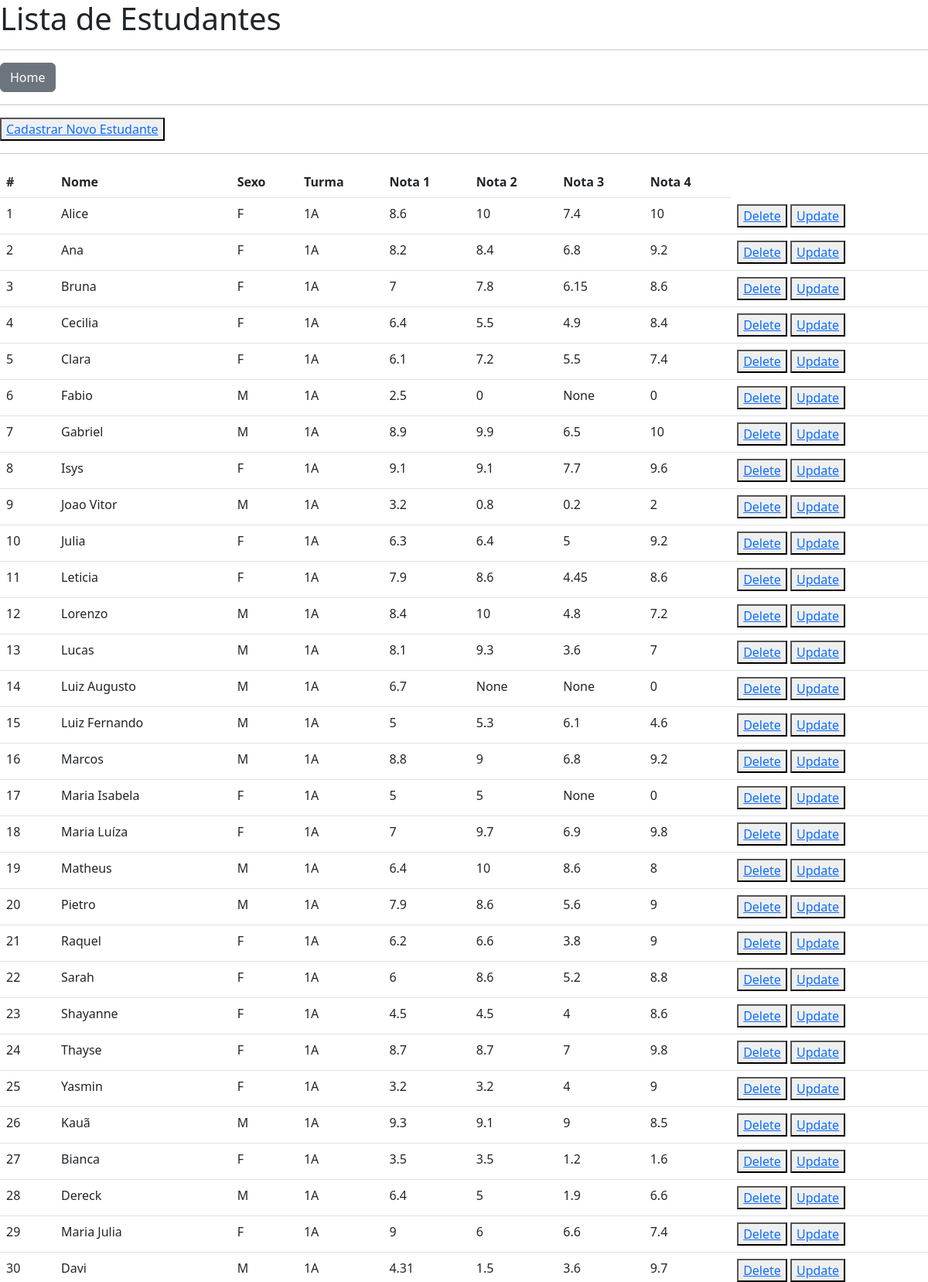
/estudantes (upper part), run on the app's committed database.
### models/tables.py (models this page shows, shortened)
class Estudante(db.Model):
    __tablename__ = "alunos"
    id = sa.Column(sa.Integer, primary_key=True, autoincrement=True)
    nome = sa.Column(sa.String(50))
    sexo = sa.Column(sa.String(1)) # F ou M
    turma = sa.Column(sa.String(2)) # Exemplo: 6A
    nt1 = sa.Column(sa.Integer)
    nt2 = sa.Column(sa.Integer)
    nt3 = sa.Column(sa.Integer)
    nt4 = sa.Column(sa.Integer)

### models/controles.py (the view)
@ct.route("/estudantes")
def lista_estudantes():
  lista_estudantes = Estudante.query.all()
  return render_template('lista_estudantes.html', estuds=lista_estudantes)

### blueprints/templates/lista_estudantes.html (shortened to what this page needs)
<!DOCTYPE html>
<html lang="pt-br">
    <head>
        <link href="https://cdn.jsdelivr.net/npm/bootstrap@5.2.3/dist/css/bootstrap.min.css" rel="stylesheet">
    </head>
    <body>
        <h1>Lista de Estudantes</h1>
        <hr>
        <a href="http://127.0.0.1:5000/"><button type="button" class="btn btn-secondary">Home</button></a>
        <hr>
        <div class="buttons">
            <button><a href="/cadastrar_estudante">Cadastrar Novo Estudante</a> </button>
        </div>
        <hr>
        <table class="table">
            <thead class="thead-dark">
                <tr>
                  <th scope="col">#</th>
                  <th scope="col">Nome</th>
                  <th scope="col">Sexo</th>
                  <th scope="col">Turma</th>
                  <th scope="col">Nota 1</th>
                  <th scope="col">Nota 2</th>
                  <th scope="col">Nota 3</th>
                  <th scope="col">Nota 4</th>
                </tr>
              </thead>
              <tbody>
            {% for e in estuds %}
            <tr>
                <td scope="row">{{ loop.index }}</td>
                <td>{{ e.nome }}</td>
                <td>{{ e.sexo }}</td>
                <td>{{ e.turma }}</td>
                <td>{{ e.nt1 }}</td>
                <td>{{ e.nt2 }}</td>
                <td>{{ e.nt3 }}</td>
                <td>{{ e.nt4 }}</td>
                <td><div class="buttons">
                    <button><a href="/delete/{{e.id}}">Delete</a> </button>
                    <button><a href="/update_estudante/{{e.id}}">Update</a> </button>
                </div></td>
            </tr>
            {% endfor %}
            </tbody>
        </table>
    </body>

### data on the page
Estudante: nome "Alice", sexo "F", turma "1A", nt1 "8.6", nt2 "10", nt3 "7.4", nt4 "10"
Estudante: nome "Ana", sexo "F", turma "1A", nt1 "8.2", nt2 "8.4", nt3 "6.8", nt4 "9.2"
Estudante: nome "Bruna", sexo "F", turma "1A", nt1 "7", nt2 "7.8", nt3 "6.15", nt4 "8.6"
Estudante: nome "Cecilia", sexo "F", turma "1A", nt1 "6.4", nt2 "5.5", nt3 "4.9", nt4 "8.4"
Estudante: nome "Clara", sexo "F", turma "1A", nt1 "6.1", nt2 "7.2", nt3 "5.5", nt4 "7.4"
Estudante: nome "Fabio", sexo "M", turma "1A", nt1 "2.5", nt2 "0", nt3 "None", nt4 "0"
Estudante: nome "Gabriel", sexo "M", turma "1A", nt1 "8.9", nt2 "9.9", nt3 "6.5", nt4 "10"
Estudante: nome "Isys", sexo "F", turma "1A", nt1 "9.1", nt2 "9.1", nt3 "7.7", nt4 "9.6"
Estudante: nome "Joao Vitor", sexo "M", turma "1A", nt1 "3.2", nt2 "0.8", nt3 "0.2", nt4 "2"
Estudante: nome "Julia", sexo "F", turma "1A", nt1 "6.3", nt2 "6.4", nt3 "5", nt4 "9.2"
Estudante: nome "Leticia", sexo "F", turma "1A", nt1 "7.9", nt2 "8.6", nt3 "4.45", nt4 "8.6"
Estudante: nome "Lorenzo", sexo "M", turma "1A", nt1 "8.4", nt2 "10", nt3 "4.8", nt4 "7.2"
Estudante: nome "Lucas", sexo "M", turma "1A", nt1 "8.1", nt2 "9.3", nt3 "3.6", nt4 "7"
Estudante: nome "Luiz Augusto", sexo "M", turma "1A", nt1 "6.7", nt2 "None", nt3 "None", nt4 "0"
Estudante: nome "Luiz Fernando", sexo "M", turma "1A", nt1 "5", nt2 "5.3", nt3 "6.1", nt4 "4.6"
Estudante: nome "Marcos", sexo "M", turma "1A", nt1 "8.8", nt2 "9", nt3 "6.8", nt4 "9.2"
Estudante: nome "Maria Isabela", sexo "F", turma "1A", nt1 "5", nt2 "5", nt3 "None", nt4 "0"
Estudante: nome "Maria Luíza", sexo "F", turma "1A", nt1 "7", nt2 "9.7", nt3 "6.9", nt4 "9.8"
Estudante: nome "Matheus", sexo "M", turma "1A", nt1 "6.4", nt2 "10", nt3 "8.6", nt4 "8"
Estudante: nome "Pietro", sexo "M", turma "1A", nt1 "7.9", nt2 "8.6", nt3 "5.6", nt4 "9"
Estudante: nome "Raquel", sexo "F", turma "1A", nt1 "6.2", nt2 "6.6", nt3 "3.8", nt4 "9"
Estudante: nome "Sarah", sexo "F", turma "1A", nt1 "6", nt2 "8.6", nt3 "5.2", nt4 "8.8"
Estudante: nome "Shayanne", sexo "F", turma "1A", nt1 "4.5", nt2 "4.5", nt3 "4", nt4 "8.6"
Estudante: nome "Thayse", sexo "F", turma "1A", nt1 "8.7", nt2 "8.7", nt3 "7", nt4 "9.8"
Estudante: nome "Yasmin", sexo "F", turma "1A", nt1 "3.2", nt2 "3.2", nt3 "4", nt4 "9"
Estudante: nome "Kauã", sexo "M", turma "1A", nt1 "9.3", nt2 "9.1", nt3 "9", nt4 "8.5"
Estudante: nome "Bianca", sexo "F", turma "1A", nt1 "3.5", nt2 "3.5", nt3 "1.2", nt4 "1.6"
Estudante: nome "Dereck", sexo "M", turma "1A", nt1 "6.4", nt2 "5", nt3 "1.9", nt4 "6.6"
Estudante: nome "Maria Julia", sexo "F", turma "1A", nt1 "9", nt2 "6", nt3 "6.6", nt4 "7.4"
Estudante: nome "Davi", sexo "M", turma "1A", nt1 "4.31", nt2 "1.5", nt3 "3.6", nt4 "9.7"
